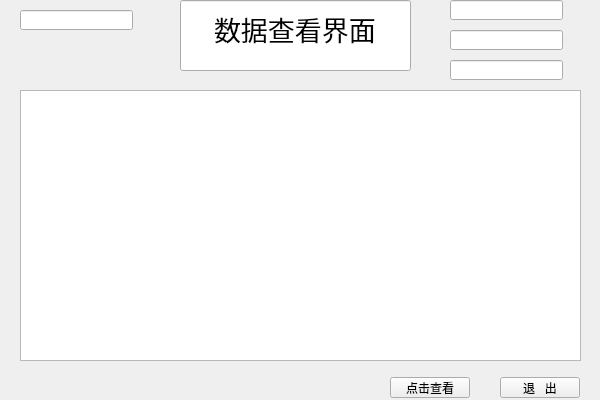
<?xml version="1.0" encoding="UTF-8"?>
<ui version="4.0">
 <class>database</class>
 <widget class="QWidget" name="database">
  <property name="geometry">
   <rect>
    <x>0</x>
    <y>0</y>
    <width>600</width>
    <height>400</height>
   </rect>
  </property>
  <property name="windowTitle">
   <string>Form</string>
  </property>
  <widget class="QLineEdit" name="lineEdit">
   <property name="geometry">
    <rect>
     <x>180</x>
     <y>0</y>
     <width>231</width>
     <height>71</height>
    </rect>
   </property>
   <property name="font">
    <font>
     <pointsize>20</pointsize>
    </font>
   </property>
   <property name="text">
    <string>数据查看界面</string>
   </property>
   <property name="alignment">
    <set>Qt::AlignCenter</set>
   </property>
   <property name="readOnly">
    <bool>true</bool>
   </property>
  </widget>
  <widget class="QLineEdit" name="allnum">
   <property name="geometry">
    <rect>
     <x>20</x>
     <y>10</y>
     <width>113</width>
     <height>20</height>
    </rect>
   </property>
   <property name="readOnly">
    <bool>true</bool>
   </property>
  </widget>
  <widget class="QLineEdit" name="carnum">
   <property name="geometry">
    <rect>
     <x>450</x>
     <y>0</y>
     <width>113</width>
     <height>20</height>
    </rect>
   </property>
   <property name="readOnly">
    <bool>true</bool>
   </property>
  </widget>
  <widget class="QLineEdit" name="busnum">
   <property name="geometry">
    <rect>
     <x>450</x>
     <y>30</y>
     <width>113</width>
     <height>20</height>
    </rect>
   </property>
   <property name="readOnly">
    <bool>true</bool>
   </property>
  </widget>
  <widget class="QLineEdit" name="trucknum">
   <property name="geometry">
    <rect>
     <x>450</x>
     <y>60</y>
     <width>113</width>
     <height>20</height>
    </rect>
   </property>
   <property name="readOnly">
    <bool>true</bool>
   </property>
  </widget>
  <widget class="QListWidget" name="listWidget">
   <property name="geometry">
    <rect>
     <x>20</x>
     <y>90</y>
     <width>561</width>
     <height>271</height>
    </rect>
   </property>
  </widget>
  <widget class="QPushButton" name="pushButton">
   <property name="geometry">
    <rect>
     <x>500</x>
     <y>377</y>
     <width>80</width>
     <height>21</height>
    </rect>
   </property>
   <property name="text">
    <string>退   出</string>
   </property>
  </widget>
  <widget class="QPushButton" name="pushButton_2">
   <property name="geometry">
    <rect>
     <x>390</x>
     <y>377</y>
     <width>80</width>
     <height>21</height>
    </rect>
   </property>
   <property name="text">
    <string>点击查看</string>
   </property>
  </widget>
 </widget>
 <resources/>
 <connections/>
</ui>
